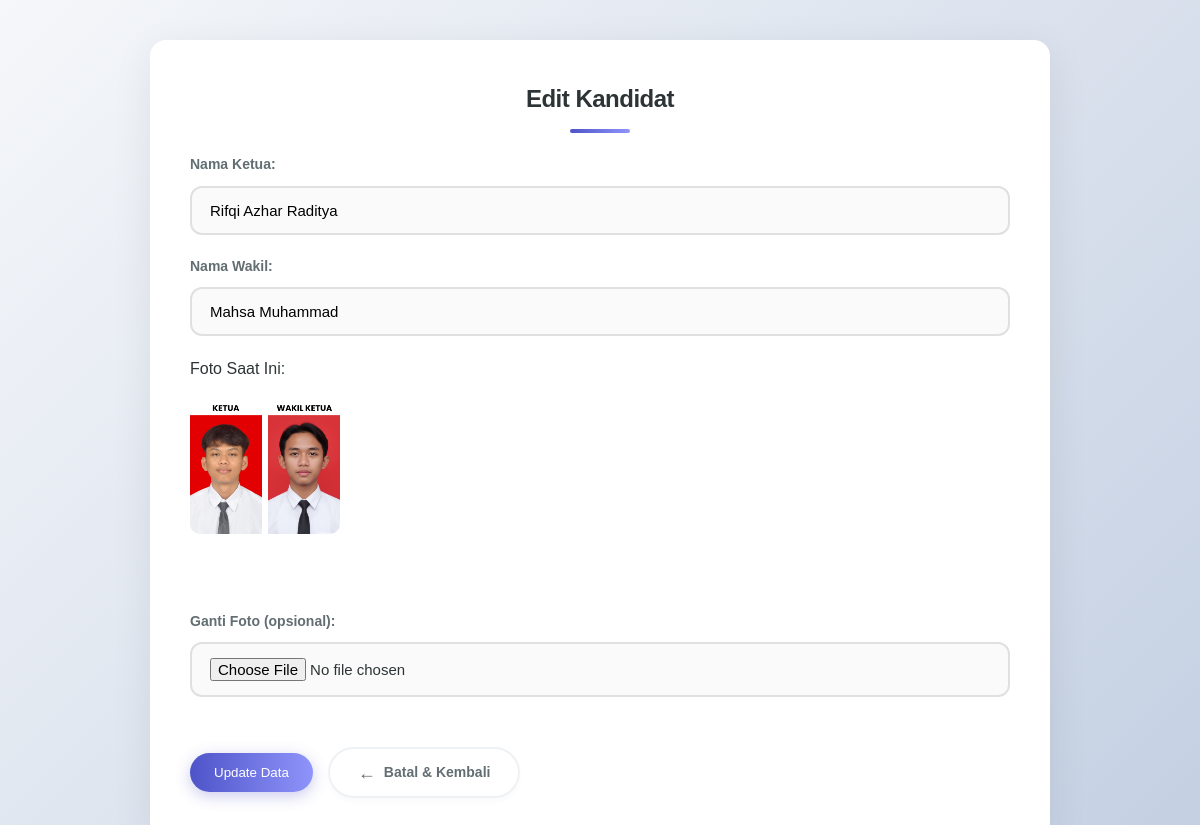
/public/index.php?url=KandidatController/edit/1 (signed in), run on the app's committed database.
### tables this page shows
CREATE TABLE IF NOT EXISTS `kandidat` (
  `id` int NOT NULL AUTO_INCREMENT,
  `nama_ketua` varchar(100) DEFAULT NULL,
  `nama_wakil` varchar(100) DEFAULT NULL,
  `foto` varchar(255) DEFAULT NULL,
  `total_vote` int DEFAULT '0',
  PRIMARY KEY (`id`)
);

### core/Controller.php (called while the page is built, shortened)
<?php
class Controller
{
    public function model($model)
    {
        return new $model;
    }
    public function view($view, $data = [])
    {
        require_once '../app/views/' . $view . '.php';
    }
}
?>

### app/controllers/KandidatController.php (called while the page is built, shortened)
<?php
class KandidatController extends Controller
{
    public function edit($id = null)
    {
        $model = $this->model('Kandidat');
        $data = $model->getById($id);
        $this->view('kandidat/edit', ['kandidat' => $data]);
    }
}
?>

### core/App.php (called while the page is built, shortened)
<?php
class App
{
    protected $method = 'index';
    public function __construct()
    {
        $url = $this->parseURL();
        if (isset($url[0]) && file_exists('../app/controllers/' . $url[0] . '.php')) {
            unset($url[0]);
        }
        $this->controller = new $this->controller;
        if (isset($url[1]) && method_exists($this->controller, $url[1])) {
            $this->method = $url[1];
            unset($url[1]);
        }
        $this->params = array_values($url ?? []);
        call_user_func_array([$this->controller, $this->method], $this->params);
    }
    private function parseURL()
    {
        if (isset($_GET['url'])) {
            $url = trim($_GET['url'], '/');
            $url = filter_var($url, FILTER_SANITIZE_URL);
            return explode('/', $url);
        }
        return [];
    }
}

### public/index.php (called while the page is built, shortened)
<?php
require_once '../core/App.php';
require_once '../core/Controller.php';
require_once '../core/App.php';
$app = new App();
?>

### app/models/Kandidat.php (called while the page is built, shortened)
<?php
require_once __DIR__ . '/../../config/koneksi.php';
class Kandidat
{
    private $conn;
    public function __construct()
    {
        $path = realpath(__DIR__ . '/../../config/koneksi.php');
        global $koneksi;
        if (isset($koneksi) && $koneksi instanceof mysqli) {
            $this->conn = $koneksi;
        } else {
            $this->conn = new mysqli("localhost", "root", "", "db_voting");
        }
    }
    public function getById($id)
    {
        $stmt = $this->conn->prepare("SELECT * FROM kandidat WHERE id=?");
        $stmt->bind_param("i", $id);
        $stmt->execute();
        $result = $stmt->get_result();
        return $result->fetch_assoc();
    }
}

### app/views/kandidat/edit.php (the view, shortened to what this page needs)
<!DOCTYPE html>
<html lang="id">
<head>
    <link rel="stylesheet" href="<?= BASEURL ?>assets/css/style.css?v=<?= time(); ?>">
</head>
<body>
    <div class="container">
        <h2>Edit Kandidat</h2>
        <form action="index.php?url=KandidatController/update/<?= $data['kandidat']['id']; ?>" method="POST"
            enctype="multipart/form-data">
            <label>Nama Ketua:</label>
            <input type="text" name="nama_ketua" value="<?= htmlspecialchars($data['kandidat']['nama_ketua']) ?>"
                required>
            <label>Nama Wakil:</label>
            <input type="text" name="nama_wakil" value="<?= htmlspecialchars($data['kandidat']['nama_wakil']) ?>"
                required>
            <p>Foto Saat Ini:</p>
            <img src="<?= BASEURL ?>assets/img/<?= $data['kandidat']['foto'] ?>" width="150"
                style="border-radius:10px; margin-bottom: 10px;"><br>
            <label>Ganti Foto (opsional):</label>
            <input type="file" name="foto" accept="image/*">
            <div style="margin-top: 30px; display: flex; align-items: center; gap: 15px;">
                <button type="submit">Update Data</button>
                <a href="index.php?url=KandidatController/index" class="btn-back">
                    <span class="icon">&larr;</span> Batal & Kembali
                </a>
            </div>
        </form>
    </div>
</body>
</html>

### public/assets/css/style.css (style rules this page uses)
:root { --primary-color: #4e54c8; --secondary-color: #8f94fb; --accent-color: #ff6b6b; --text-dark: #2d3436; --text-light: #636e72; --bg-color: #f0f2f5; --white: #ffffff; --shadow-soft: 0 10px 40px rgba(0, 0, 0, 0.08); --shadow-hover: 0 20px 50px rgba(0, 0, 0, 0.12); --radius: 16px; --transition: all 0.3s cubic-bezier(0.25, 0.8, 0.25, 1); }
* { margin: 0; padding: 0; box-sizing: border-box; font-family: "Poppins", sans-serif; }
body { background: linear-gradient(135deg, #f5f7fa 0%, #c3cfe2 100%); color: var(--text-dark); line-height: 1.6; display: flex; justify-content: center; align-items: flex-start; min-height: 100vh; padding: 40px 20px; }
.container { background: var(--white); border-radius: var(--radius); padding: 40px; box-shadow: var(--shadow-soft); width: 100%; max-width: 900px; animation: fadeInUp 0.8s ease-out; position: relative; overflow: hidden; transition: max-width 0.3s ease; }
h1, h2, h3 { color: var(--text-dark); margin-bottom: 20px; font-weight: 600; letter-spacing: -0.5px; }
h2 { text-align: center; position: relative; padding-bottom: 15px; }
h2::after { content: ''; position: absolute; bottom: 0; left: 50%; transform: translateX(-50%); width: 60px; height: 4px; background: linear-gradient(to right, var(--primary-color), var(--secondary-color)); border-radius: 2px; }
button, a.button { background: linear-gradient(to right, var(--primary-color), var(--secondary-color)); color: var(--white); padding: 12px 24px; border: none; border-radius: 50px; font-weight: 500; cursor: pointer; text-decoration: none; display: inline-block; transition: var(--transition); box-shadow: 0 4px 15px rgba(78, 84, 200, 0.3); text-align: center; }
a.btn-back { background: var(--white); color: var(--text-light); padding: 12px 28px; border: 2px solid #eef2f5; border-radius: 50px; font-weight: 600; cursor: pointer; text-decoration: none; display: inline-flex; align-items: center; gap: 8px; transition: all 0.3s cubic-bezier(0.25, 0.8, 0.25, 1); box-shadow: 0 4px 6px rgba(0,0,0,0.02); font-size: 14px; }
a.btn-back span.icon { font-size: 18px; line-height: 0; transition: transform 0.3s ease; }
form { display: flex; flex-direction: column; gap: 20px; margin-top: 20px; }
label { font-size: 14px; font-weight: 600; color: var(--text-light); margin-bottom: -10px; }
input[type="text"], input[type="email"], input[type="password"], input[type="file"] { padding: 14px 18px; border: 2px solid #e0e0e0; border-radius: 12px; width: 100%; background: #fafafa; transition: var(--transition); font-size: 15px; }

### data on the page
kandidat: nama_ketua "Rifqi Azhar Raditya", nama_wakil "Mahsa Muhammad", foto (picture)
